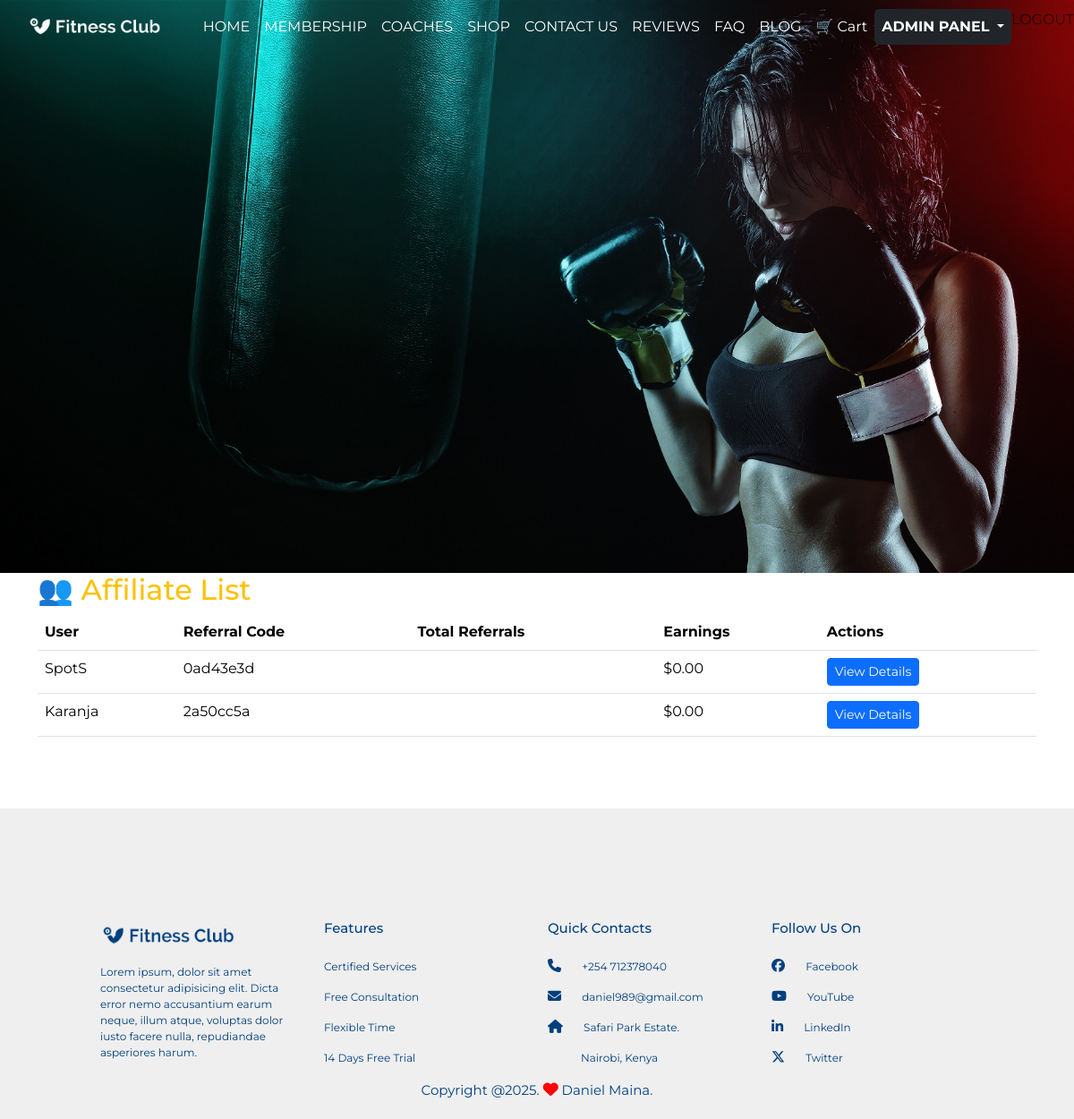
Page /affiliates/admin/referrals/ (signed in) on the earlier database version.
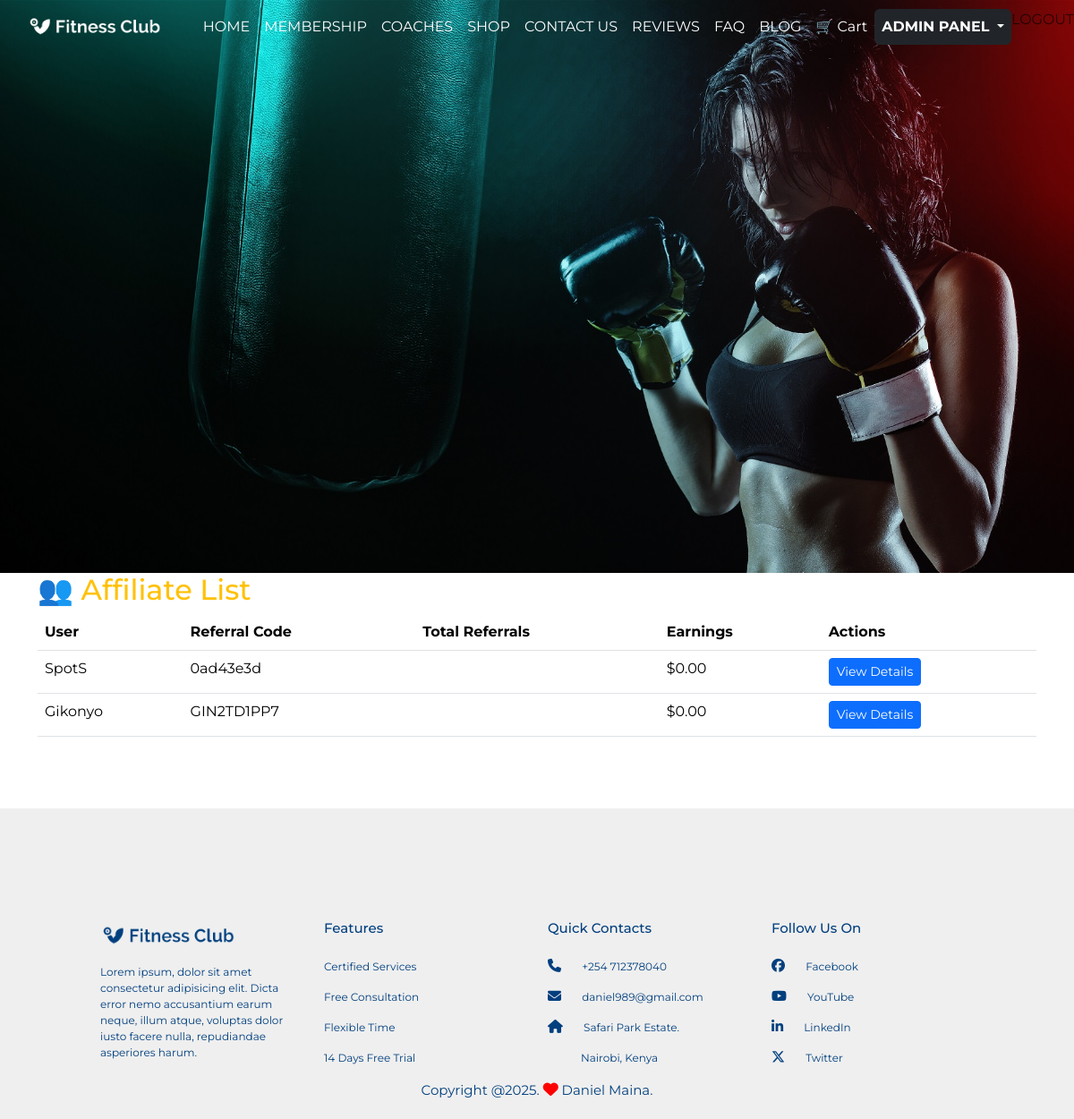
Same page on the later database version.
### affiliates/models.py (models this page shows, shortened)
class Affiliate(models.Model):
    STATUS_CHOICES = [
        ('Pending', 'Pending'),
        ('Active', 'Active'),
        ('Completed', 'Completed'),
        ('Canceled', 'Canceled'),
    ]
    user = models.OneToOneField(User, on_delete=models.CASCADE, related_name="affiliate_profile")
    referral_code = models.CharField(max_length=20, unique=True, blank=True)
    total_earnings = models.DecimalField(max_digits=10, decimal_places=2, default=0.00)
    status = models.CharField(max_length=10, choices=STATUS_CHOICES, default="Pending")
    commission_rate = models.FloatField(default=5.0)
    created_at = models.DateTimeField(auto_now_add=True)
    bank_name = models.CharField(max_length=100, blank=True, null=True)
    account_number = models.CharField(max_length=50, blank=True, null=True)
    account_holder_name = models.CharField(max_length=100, blank=True, null=True)
    payment_method = models.CharField(
        max_length=20,
        choices=[("Bank Transfer", "Bank Transfer"), ("PayPal", "PayPal"), ("Other", "Other")],
        default="Bank Transfer",
    )

### affiliates/views.py (the view)
# urls.py: path('admin/referrals/', views.ReferralListView.as_view(), name='referral_list'),
@method_decorator(staff_member_required, name='dispatch')
class ReferralListView(ListView):
    model = Affiliate
    template_name = "affiliates/referral_list.html"
    context_object_name = "affiliates"

### cart/context_processors.py (called while the page is built)
def cart_count(request):
    count = 0
    if request.user.is_authenticated:
        count = CartItem.objects.filter(cart__user=request.user).count()
    else:
        cart = request.session.get("cart", {})
        count = sum(item["quantity"] for item in cart.values())
    return {"cart_count": count}

### affiliates/templates/affiliates/referral_list.html
{% extends "base.html" %}
{% block main_content %}
<div class="container">
    <h2 class="text-warning">👥 Affiliate List</h2>
    <table class="table">
        <thead>
            <tr>
                <th>User</th>
                <th>Referral Code</th>
                <th>Total Referrals</th>
                <th>Earnings</th>
                <th>Actions</th>
            </tr>
        </thead>
        <tbody>
            {% for affiliate in affiliates %}
                <tr>
                    <td>{{ affiliate.user.username }}</td>
                    <td>{{ affiliate.referral_code }}</td>
                    <td>{{ affiliate.referral_set.count }}</td>
                    <td>${{ affiliate.total_earnings }}</td>
                    <td>
                        <a href="{% url 'affiliates:referral_detail' affiliate.id %}" class="btn btn-primary btn-sm">
                            View Details
                        </a>
                    </td>
                </tr>
            {% empty %}
                <tr>
                    <td colspan="5" class="text-center">No affiliates yet.</td>
                </tr>
            {% endfor %}
        </tbody>
    </table>
</div>
{% endblock %}

Differences in the rows shown:
removed Affiliate: user.username "Karanja", referral_code "2a50cc5a", total_earnings "0.00"
added Affiliate: user.username "Gikonyo", referral_code "GIN2TD1PP7", total_earnings "0.00"
